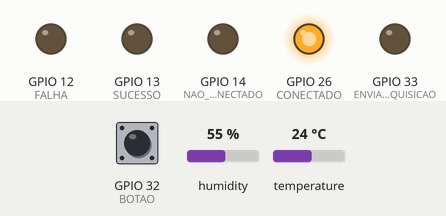
Bench run of a sketch on a simulated ESP32. Parts: output pins drawn as LEDs (lit = HIGH). Dashed ring = blinking. The test bench sets the inputs (shaded band); at power-on: GPIO 32 (BOTAO) LOW, humidity 55 %, temperature 24 °C. WiFi joins after 1.5 s; servers stay silent unless stated; uploads are accepted with an empty reply.

Above: at 3.2 s.
3.3 s: GPIO 32 (BOTAO) pulled HIGH for 0.15 s
At 4.5 s:
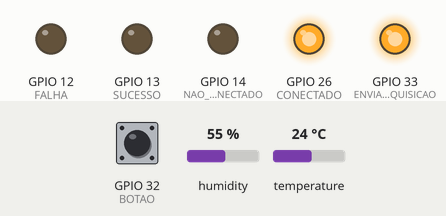
At 8.9 s:
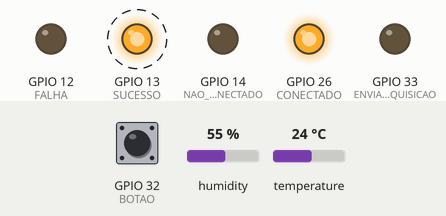
Timing chart, 0 to 15.4 s (numbered marks = the images above; inputs shaded):
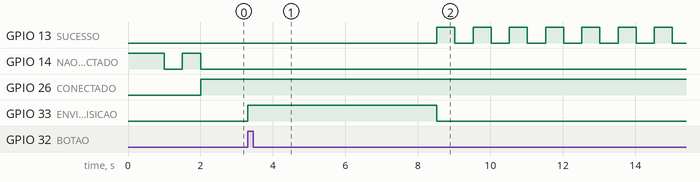

Measured:
- after the input at 3.3 s, GPIO 13 (SUCESSO): alternates HIGH for 0.50 s and LOW for 0.50 s, starting after 5.2 s; GPIO 33 (ENVIANDO_REQUISICAO): LOW → HIGH at once, → LOW 5.2 s later

The sketch:

driver.c.ino
```cpp
#include <WiFi.h>
#include <HTTPClient.h>
#include <DHT.h>

DHT dht(25, DHT11);


String ID_DISPOSITIVO = "1";        /////// DEFINIR O NÚMERO DO DISPOSITIVO
const char *ssid = "POCO M3";       /////// DEFINIR O NOME DA REDE
const char *password = "internet2022"; /////// DEFINIR A SENHA DA REDE
String serverName = "http://apirenatonogueira.kinghost.net:21041/api/Drives";


int NAO_CONECTADO = 14;
int CONECTADO = 26;
int ENVIANDO_REQUISICAO = 33;
int SUCESSO = 13;
int FALHA = 12;
int SENSOR = 25;
int BOTAO = 32;


WiFiServer server(80);

void setup()
{
    dht.begin();
    pinMode(NAO_CONECTADO, OUTPUT);
    pinMode(CONECTADO, OUTPUT);
    pinMode(ENVIANDO_REQUISICAO, OUTPUT);
    pinMode(SUCESSO, OUTPUT);
    pinMode(FALHA, OUTPUT);
    pinMode(BOTAO, INPUT);
    pinMode(SENSOR, INPUT);
    digitalWrite(NAO_CONECTADO, HIGH);
    digitalWrite(CONECTADO, LOW);
    digitalWrite(ENVIANDO_REQUISICAO, LOW);
    digitalWrite(SUCESSO, LOW);
    digitalWrite(FALHA, LOW);
    WiFi.begin(ssid, password);

    while (WiFi.status() != WL_CONNECTED)
    {
        delay(500);
        digitalWrite(NAO_CONECTADO, HIGH);

        delay(500);
        digitalWrite(NAO_CONECTADO, LOW);
    }


    server.begin();
}

void loop()
{
    if (WiFi.status() != WL_CONNECTED)
    {
        digitalWrite(NAO_CONECTADO, HIGH);
        digitalWrite(CONECTADO, LOW);
    }
    else
    {
        digitalWrite(NAO_CONECTADO, LOW);
        digitalWrite(CONECTADO, HIGH);
    }

    if (digitalRead(BOTAO) == HIGH)
    { // Se o botão for acionado
        digitalWrite(ENVIANDO_REQUISICAO, HIGH);
        HTTPClient http;
        float temp = dht.readTemperature();
        delay(2000);
        String TEMPERATURE= (String)temp;
        http.begin(serverName.c_str());
        http.addHeader("Content-Type", "application/json");

        String toSend = "{\"id_button\": " + ID_DISPOSITIVO + ",  \"temperature\": \""+ TEMPERATURE + "\"}";
        int httpResponse = http.POST(toSend.c_str());
        delay(2000);
        if (httpResponse == 200)
        {
            delay(1000);
            digitalWrite(ENVIANDO_REQUISICAO, LOW);
            for(int cont=0; cont <= 50; cont++){
              digitalWrite(SUCESSO, HIGH);
              delay(500);
              digitalWrite(SUCESSO, LOW);
              delay(500);
            }
        }
        else
        {
           delay(1000);
            digitalWrite(ENVIANDO_REQUISICAO, LOW);
            for(int cont2=0; cont2 <= 50; cont2++){
              digitalWrite(FALHA, HIGH);
              delay(500);
              digitalWrite(FALHA, LOW);
              delay(500);
            }

        }

        http.end();
    }
}
```
